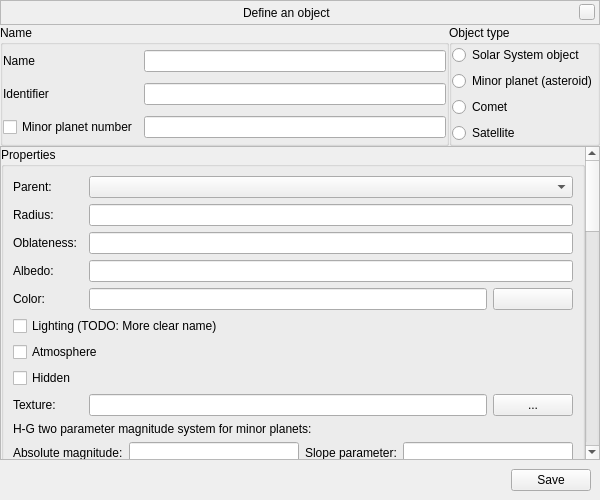
<?xml version="1.0" encoding="UTF-8"?>
<ui version="4.0">
 <class>manualImportWindow</class>
 <widget class="QWidget" name="manualImportWindow">
  <property name="geometry">
   <rect>
    <x>0</x>
    <y>0</y>
    <width>600</width>
    <height>500</height>
   </rect>
  </property>
  <layout class="QGridLayout" name="gridLayoutWindow">
   <property name="margin">
    <number>0</number>
   </property>
   <property name="spacing">
    <number>0</number>
   </property>
   <item row="0" column="0" colspan="2">
    <widget class="BarFrame" name="LocationBar">
     <property name="sizePolicy">
      <sizepolicy hsizetype="Expanding" vsizetype="Minimum">
       <horstretch>0</horstretch>
       <verstretch>0</verstretch>
      </sizepolicy>
     </property>
     <property name="minimumSize">
      <size>
       <width>0</width>
       <height>25</height>
      </size>
     </property>
     <property name="maximumSize">
      <size>
       <width>16777215</width>
       <height>30</height>
      </size>
     </property>
     <property name="focusPolicy">
      <enum>Qt::NoFocus</enum>
     </property>
     <property name="autoFillBackground">
      <bool>false</bool>
     </property>
     <property name="frameShape">
      <enum>QFrame::StyledPanel</enum>
     </property>
     <layout class="QHBoxLayout" name="_2">
      <property name="spacing">
       <number>6</number>
      </property>
      <property name="leftMargin">
       <number>0</number>
      </property>
      <property name="topMargin">
       <number>0</number>
      </property>
      <property name="rightMargin">
       <number>4</number>
      </property>
      <property name="bottomMargin">
       <number>0</number>
      </property>
      <item>
       <spacer name="leftSpacer">
        <property name="orientation">
         <enum>Qt::Horizontal</enum>
        </property>
        <property name="sizeHint" stdset="0">
         <size>
          <width>40</width>
          <height>20</height>
         </size>
        </property>
       </spacer>
      </item>
      <item>
       <widget class="QLabel" name="stelWindowTitle">
        <property name="text">
         <string notr="true" extracomment="The title of the window will be set during runtime">Define an object</string>
        </property>
       </widget>
      </item>
      <item>
       <spacer name="rightSpacer">
        <property name="orientation">
         <enum>Qt::Horizontal</enum>
        </property>
        <property name="sizeHint" stdset="0">
         <size>
          <width>40</width>
          <height>20</height>
         </size>
        </property>
       </spacer>
      </item>
      <item>
       <widget class="QPushButton" name="closeStelWindow">
        <property name="minimumSize">
         <size>
          <width>16</width>
          <height>16</height>
         </size>
        </property>
        <property name="maximumSize">
         <size>
          <width>16</width>
          <height>16</height>
         </size>
        </property>
        <property name="focusPolicy">
         <enum>Qt::NoFocus</enum>
        </property>
        <property name="text">
         <string/>
        </property>
       </widget>
      </item>
     </layout>
    </widget>
   </item>
   <item row="1" column="1">
    <widget class="QGroupBox" name="groupBoxObjectType">
     <property name="title">
      <string>Object type</string>
     </property>
     <property name="alignment">
      <set>Qt::AlignLeading|Qt::AlignLeft|Qt::AlignTop</set>
     </property>
     <layout class="QVBoxLayout" name="verticalLayoutObjectType">
      <property name="margin">
       <number>0</number>
      </property>
      <item>
       <widget class="QRadioButton" name="radioButtonSolarSystemObject">
        <property name="text">
         <string>Solar System object</string>
        </property>
       </widget>
      </item>
      <item>
       <widget class="QRadioButton" name="radioButtonMinorPlanet">
        <property name="text">
         <string>Minor planet (asteroid)</string>
        </property>
       </widget>
      </item>
      <item>
       <widget class="QRadioButton" name="radioButtonComet">
        <property name="text">
         <string>Comet</string>
        </property>
       </widget>
      </item>
      <item>
       <widget class="QRadioButton" name="radioButtonSatellite">
        <property name="text">
         <string>Satellite</string>
        </property>
       </widget>
      </item>
     </layout>
    </widget>
   </item>
   <item row="1" column="0">
    <widget class="QGroupBox" name="groupBoxName">
     <property name="title">
      <string>Name</string>
     </property>
     <property name="alignment">
      <set>Qt::AlignLeading|Qt::AlignLeft|Qt::AlignTop</set>
     </property>
     <layout class="QGridLayout" name="gridLayoutName">
      <property name="margin">
       <number>0</number>
      </property>
      <item row="0" column="0">
       <widget class="QLabel" name="labelName">
        <property name="text">
         <string>Name</string>
        </property>
       </widget>
      </item>
      <item row="0" column="1">
       <widget class="QLineEdit" name="lineEditName"/>
      </item>
      <item row="1" column="0">
       <widget class="QLabel" name="labelIdentifier">
        <property name="text">
         <string>Identifier</string>
        </property>
       </widget>
      </item>
      <item row="1" column="1">
       <widget class="QLineEdit" name="lineEditIdentifier"/>
      </item>
      <item row="2" column="0">
       <widget class="QCheckBox" name="checkBoxMinorPlanetNumber">
        <property name="text">
         <string>Minor planet number</string>
        </property>
       </widget>
      </item>
      <item row="2" column="1">
       <widget class="QLineEdit" name="lineEditMinorPlanetNumber"/>
      </item>
     </layout>
    </widget>
   </item>
   <item row="2" column="0" colspan="2">
    <widget class="QScrollArea" name="scrollArea">
     <property name="widgetResizable">
      <bool>true</bool>
     </property>
     <property name="alignment">
      <set>Qt::AlignLeading|Qt::AlignLeft|Qt::AlignTop</set>
     </property>
     <widget class="QWidget" name="scrollAreaWidgetContents">
      <property name="geometry">
       <rect>
        <x>0</x>
        <y>0</y>
        <width>582</width>
        <height>1436</height>
       </rect>
      </property>
      <layout class="QVBoxLayout" name="verticalLayoutScroll">
       <property name="margin">
        <number>0</number>
       </property>
       <item>
        <widget class="QGroupBox" name="groupBoxProperties">
         <property name="title">
          <string>Properties</string>
         </property>
         <layout class="QGridLayout" name="gridLayout_4">
          <item row="0" column="0">
           <widget class="QLabel" name="labelParent">
            <property name="text">
             <string>Parent:</string>
            </property>
           </widget>
          </item>
          <item row="0" column="2" colspan="2">
           <widget class="QComboBox" name="comboBoxParent"/>
          </item>
          <item row="1" column="0">
           <widget class="QLabel" name="labelRadius">
            <property name="text">
             <string>Radius:</string>
            </property>
           </widget>
          </item>
          <item row="1" column="2" colspan="2">
           <widget class="QLineEdit" name="lineEditRadius"/>
          </item>
          <item row="2" column="0">
           <widget class="QLabel" name="labelOblateness">
            <property name="text">
             <string>Oblateness:</string>
            </property>
           </widget>
          </item>
          <item row="2" column="2" colspan="2">
           <widget class="QLineEdit" name="lineEditOblateness"/>
          </item>
          <item row="3" column="0">
           <widget class="QLabel" name="labelAlbedo">
            <property name="text">
             <string>Albedo:</string>
            </property>
           </widget>
          </item>
          <item row="3" column="2" colspan="2">
           <widget class="QLineEdit" name="lineEditAlbedo"/>
          </item>
          <item row="4" column="0">
           <widget class="QLabel" name="labelColor">
            <property name="text">
             <string>Color:</string>
            </property>
           </widget>
          </item>
          <item row="4" column="3">
           <widget class="QPushButton" name="pushButtonSelectColor"/>
          </item>
          <item row="5" column="0" colspan="4">
           <widget class="QCheckBox" name="checkBoxLighting">
            <property name="text">
             <string>Lighting (TODO: More clear name)</string>
            </property>
           </widget>
          </item>
          <item row="6" column="0" colspan="4">
           <widget class="QCheckBox" name="checkBoxAtmosphere">
            <property name="text">
             <string>Atmosphere</string>
            </property>
           </widget>
          </item>
          <item row="7" column="0" colspan="4">
           <widget class="QCheckBox" name="checkBoxHidden">
            <property name="text">
             <string>Hidden</string>
            </property>
           </widget>
          </item>
          <item row="8" column="0">
           <widget class="QLabel" name="labelTexture">
            <property name="text">
             <string>Texture:</string>
            </property>
           </widget>
          </item>
          <item row="8" column="2">
           <widget class="QLineEdit" name="lineEditTexture">
            <property name="readOnly">
             <bool>true</bool>
            </property>
           </widget>
          </item>
          <item row="8" column="3">
           <widget class="QPushButton" name="pushButtonSelectTexture">
            <property name="text">
             <string>...</string>
            </property>
           </widget>
          </item>
          <item row="9" column="0" colspan="4">
           <widget class="QFrame" name="frameMagnitude">
            <layout class="QGridLayout" name="gridLayoutMagnitude">
             <property name="margin">
              <number>0</number>
             </property>
             <item row="1" column="0">
              <widget class="QLabel" name="labelAbsoluteMagnitude">
               <property name="text">
                <string>Absolute magnitude:</string>
               </property>
              </widget>
             </item>
             <item row="1" column="1">
              <widget class="QLineEdit" name="lineEditAbsoluteMagnitude"/>
             </item>
             <item row="1" column="2">
              <widget class="QLabel" name="labelSlopeParameter">
               <property name="text">
                <string>Slope parameter:</string>
               </property>
              </widget>
             </item>
             <item row="1" column="3">
              <widget class="QLineEdit" name="lineEditSlopeParameter"/>
             </item>
             <item row="2" column="0" colspan="4">
              <widget class="QPushButton" name="pushButtonCalculateRadius">
               <property name="text">
                <string>Calculate the object's radius from the absolute magnitude and the current albedo</string>
               </property>
              </widget>
             </item>
             <item row="0" column="0" colspan="4">
              <widget class="QLabel" name="labelMagnitudeSystem">
               <property name="text">
                <string>H-G two parameter magnitude system for minor planets:</string>
               </property>
              </widget>
             </item>
            </layout>
           </widget>
          </item>
          <item row="4" column="2">
           <widget class="QLineEdit" name="lineEditColor"/>
          </item>
         </layout>
        </widget>
       </item>
       <item>
        <widget class="QGroupBox" name="groupBoxOrbitalElements">
         <property name="title">
          <string>Orbital elements</string>
         </property>
         <layout class="QGridLayout" name="gridLayoutOrbitalElements">
          <property name="margin">
           <number>0</number>
          </property>
          <item row="0" column="0" colspan="2">
           <widget class="QLabel" name="labelOrbitType">
            <property name="text">
             <string>Orbital function type:</string>
            </property>
           </widget>
          </item>
          <item row="1" column="0" colspan="2">
           <widget class="QRadioButton" name="radioButtonCometaryOrbit">
            <property name="text">
             <string>Cometary orbit</string>
            </property>
           </widget>
          </item>
          <item row="2" column="0" colspan="2">
           <widget class="QRadioButton" name="radioButtonEllipticOrbit">
            <property name="text">
             <string>Elliptic orbit</string>
            </property>
           </widget>
          </item>
          <item row="4" column="0">
           <widget class="QLabel" name="labelEccentricity">
            <property name="text">
             <string>Eccentricity (%1):</string>
            </property>
           </widget>
          </item>
          <item row="4" column="1">
           <widget class="QLineEdit" name="lineEditEccentricity">
            <property name="text">
             <string>0</string>
            </property>
           </widget>
          </item>
          <item row="5" column="0">
           <widget class="QLabel" name="labelInclination">
            <property name="text">
             <string>Inclination (degrees):</string>
            </property>
           </widget>
          </item>
          <item row="5" column="1">
           <widget class="QLineEdit" name="lineEditInclination"/>
          </item>
          <item row="6" column="0">
           <widget class="QLabel" name="labelLongitudeOfTheAscendingNode">
            <property name="text">
             <string>Longitude of the ascending node %1:</string>
            </property>
           </widget>
          </item>
          <item row="6" column="1">
           <widget class="QLineEdit" name="lineEditLongitudeOfTheAscendingNode"/>
          </item>
          <item row="7" column="0" colspan="2">
           <widget class="QFrame" name="framePeriapsis">
            <layout class="QGridLayout" name="gridLayoutPeriapsis">
             <property name="margin">
              <number>0</number>
             </property>
             <item row="0" column="0">
              <widget class="QRadioButton" name="radioButtonArgumentOfPeriapsis">
               <property name="text">
                <string>Argument of the periapsis %1:</string>
               </property>
              </widget>
             </item>
             <item row="0" column="1">
              <widget class="QLineEdit" name="lineEditArgumentOfPeriapsis"/>
             </item>
             <item row="1" column="0">
              <widget class="QRadioButton" name="radioButtonLongitudeOfPeriapsis">
               <property name="text">
                <string>Longitude of the periapsis %1:</string>
               </property>
              </widget>
             </item>
             <item row="1" column="1">
              <widget class="QLineEdit" name="lineEditLongitudeOfPeriapsis"/>
             </item>
            </layout>
           </widget>
          </item>
          <item row="8" column="0" colspan="2">
           <widget class="QFrame" name="frameSemiMajorAxis">
            <layout class="QGridLayout" name="gridLayoutSemiMajorAxis">
             <property name="margin">
              <number>0</number>
             </property>
             <item row="0" column="1">
              <widget class="QLineEdit" name="lineEditSemiMajorAxis"/>
             </item>
             <item row="1" column="1">
              <widget class="QLineEdit" name="lineEditPeriapsisDistance"/>
             </item>
             <item row="0" column="0">
              <widget class="QRadioButton" name="radioButtonSemiMajorAxis">
               <property name="text">
                <string>Semi-major axis %1:</string>
               </property>
              </widget>
             </item>
             <item row="1" column="0">
              <widget class="QRadioButton" name="radioButtonPeriapsisDistance">
               <property name="text">
                <string>Periapsis distance %1:</string>
               </property>
              </widget>
             </item>
            </layout>
           </widget>
          </item>
          <item row="9" column="0" colspan="2">
           <widget class="QFrame" name="framePeriod">
            <layout class="QGridLayout" name="gridLayoutPeriod">
             <property name="margin">
              <number>0</number>
             </property>
             <item row="0" column="0">
              <widget class="QCheckBox" name="checkBoxPeriod">
               <property name="text">
                <string>Period:</string>
               </property>
              </widget>
             </item>
             <item row="0" column="1">
              <widget class="QLineEdit" name="lineEditPeriod"/>
             </item>
             <item row="1" column="0">
              <widget class="QCheckBox" name="checkBoxMeanMotion">
               <property name="text">
                <string>Mean motion:</string>
               </property>
              </widget>
             </item>
             <item row="1" column="1">
              <widget class="QLineEdit" name="lineEditMeanMotion"/>
             </item>
            </layout>
           </widget>
          </item>
          <item row="10" column="0" colspan="2">
           <widget class="QFrame" name="frameEpoch">
            <layout class="QGridLayout" name="gridLayoutEpoch">
             <property name="margin">
              <number>0</number>
             </property>
             <item row="0" column="1">
              <widget class="QLineEdit" name="lineEditEpoch"/>
             </item>
             <item row="1" column="1" colspan="2">
              <widget class="QLineEdit" name="lineEditTimeOfPeriapsis"/>
             </item>
             <item row="0" column="0">
              <widget class="QRadioButton" name="radioButtonEpoch">
               <property name="text">
                <string>Epoch:</string>
               </property>
              </widget>
             </item>
             <item row="1" column="0">
              <widget class="QRadioButton" name="radioButtonTimeOfPeriapsis">
               <property name="text">
                <string>Time of periapsis passage:</string>
               </property>
              </widget>
             </item>
             <item row="0" column="2">
              <widget class="QPushButton" name="pushButtonEpochJ2000">
               <property name="text">
                <string>J2000.0</string>
               </property>
              </widget>
             </item>
            </layout>
           </widget>
          </item>
          <item row="11" column="0" colspan="2">
           <widget class="QFrame" name="frameMeanAnomaly">
            <layout class="QGridLayout" name="gridLayout_2">
             <property name="margin">
              <number>0</number>
             </property>
             <item row="1" column="1">
              <widget class="QLineEdit" name="lineEditMeanAnomaly"/>
             </item>
             <item row="2" column="1">
              <widget class="QLineEdit" name="lineEditMeanLongitude"/>
             </item>
             <item row="1" column="0">
              <widget class="QRadioButton" name="radioButtonMeanAnomaly">
               <property name="text">
                <string>Mean anomaly:</string>
               </property>
              </widget>
             </item>
             <item row="2" column="0">
              <widget class="QRadioButton" name="radioButtonMeanLongitude">
               <property name="text">
                <string>Mean longitude:</string>
               </property>
              </widget>
             </item>
            </layout>
           </widget>
          </item>
          <item row="3" column="0">
           <widget class="QRadioButton" name="radioButtonOrbitFunction">
            <property name="text">
             <string>Object-specific:</string>
            </property>
           </widget>
          </item>
          <item row="3" column="1">
           <widget class="QComboBox" name="comboBoxOrbitFunction"/>
          </item>
          <item row="12" column="0">
           <widget class="QCheckBox" name="checkBoxOrbitVisualizationPeriod">
            <property name="text">
             <string>Orbit visualization period:</string>
            </property>
           </widget>
          </item>
          <item row="12" column="1">
           <widget class="QLineEdit" name="lineEditOrbitVisualizationPeriod"/>
          </item>
         </layout>
        </widget>
       </item>
       <item>
        <widget class="QGroupBox" name="groupBoxRotationalElements">
         <property name="title">
          <string>Rotational elements</string>
         </property>
         <layout class="QGridLayout" name="gridLayout">
          <item row="0" column="0">
           <widget class="QCheckBox" name="checkBoxObliquity">
            <property name="text">
             <string>Obliquity:</string>
            </property>
           </widget>
          </item>
          <item row="0" column="1" colspan="3">
           <widget class="QLineEdit" name="lineEditObliquity"/>
          </item>
          <item row="2" column="0">
           <widget class="QCheckBox" name="checkBoxNorthPoleRA">
            <property name="text">
             <string>North pole right ascension:</string>
            </property>
           </widget>
          </item>
          <item row="2" column="1" colspan="3">
           <widget class="QLineEdit" name="lineEditNorthPoleRA"/>
          </item>
          <item row="3" column="0">
           <widget class="QCheckBox" name="checkBoxNorthPoleDec">
            <property name="text">
             <string>North pole declination:</string>
            </property>
           </widget>
          </item>
          <item row="3" column="1" colspan="3">
           <widget class="QLineEdit" name="lineEditNorthPoleDec"/>
          </item>
          <item row="4" column="0">
           <widget class="QCheckBox" name="checkBoxRotationalPeriod">
            <property name="text">
             <string>Period (hours):</string>
            </property>
           </widget>
          </item>
          <item row="4" column="1" colspan="3">
           <widget class="QLineEdit" name="lineEditRotationalPeriod"/>
          </item>
          <item row="5" column="0">
           <widget class="QCheckBox" name="checkBoxPrecessionRate">
            <property name="text">
             <string>Precession rate:</string>
            </property>
           </widget>
          </item>
          <item row="5" column="1" colspan="3">
           <widget class="QLineEdit" name="lineEditPrecessionRate"/>
          </item>
          <item row="6" column="0">
           <widget class="QCheckBox" name="checkBoxRotationalEpoch">
            <property name="text">
             <string>Epoch:</string>
            </property>
           </widget>
          </item>
          <item row="6" column="1">
           <widget class="QLineEdit" name="lineEditRotationalEpoch"/>
          </item>
          <item row="7" column="0">
           <widget class="QCheckBox" name="checkBoxOffset">
            <property name="text">
             <string>Offset:</string>
            </property>
           </widget>
          </item>
          <item row="7" column="1" colspan="3">
           <widget class="QLineEdit" name="lineEditOffset"/>
          </item>
          <item row="1" column="0" colspan="3">
           <widget class="QCheckBox" name="checkBoxEquatorAscendingNode">
            <property name="text">
             <string>Longitude of the ascending node of the ecliptic on the equator:</string>
            </property>
           </widget>
          </item>
          <item row="6" column="3">
           <widget class="QPushButton" name="pushButtonRotationalEpochJ2000">
            <property name="text">
             <string>J2000.0</string>
            </property>
           </widget>
          </item>
          <item row="1" column="3">
           <widget class="QLineEdit" name="lineEditEquatorAscendingNode"/>
          </item>
         </layout>
        </widget>
       </item>
       <item>
        <widget class="QGroupBox" name="groupBoxRings">
         <property name="title">
          <string>Rings</string>
         </property>
         <property name="checkable">
          <bool>true</bool>
         </property>
         <property name="checked">
          <bool>false</bool>
         </property>
         <layout class="QGridLayout" name="gridLayout_3">
          <item row="0" column="0">
           <widget class="QLabel" name="labelInnerSize">
            <property name="text">
             <string>Inner size:</string>
            </property>
           </widget>
          </item>
          <item row="1" column="0">
           <widget class="QLabel" name="labelOuterSize">
            <property name="text">
             <string>Outer size:</string>
            </property>
           </widget>
          </item>
          <item row="2" column="0">
           <widget class="QLabel" name="labelRingTexture">
            <property name="text">
             <string>Texture:</string>
            </property>
           </widget>
          </item>
          <item row="2" column="1">
           <widget class="QLineEdit" name="lineEditRingTexture">
            <property name="readOnly">
             <bool>true</bool>
            </property>
           </widget>
          </item>
          <item row="2" column="2">
           <widget class="QPushButton" name="pushButtonSelectRingTexture">
            <property name="text">
             <string>...</string>
            </property>
           </widget>
          </item>
          <item row="0" column="1" colspan="2">
           <widget class="QLineEdit" name="lineEditRingInnerSize"/>
          </item>
          <item row="1" column="1" colspan="2">
           <widget class="QLineEdit" name="lineEditRingOuterSize"/>
          </item>
         </layout>
        </widget>
       </item>
      </layout>
     </widget>
    </widget>
   </item>
   <item row="3" column="0" colspan="2">
    <widget class="QFrame" name="frameButton">
     <layout class="QHBoxLayout" name="horizontalLayoutButton">
      <item>
       <widget class="QLabel" name="labelErrorMessage">
        <property name="sizePolicy">
         <sizepolicy hsizetype="Expanding" vsizetype="Preferred">
          <horstretch>0</horstretch>
          <verstretch>0</verstretch>
         </sizepolicy>
        </property>
        <property name="text">
         <string/>
        </property>
       </widget>
      </item>
      <item>
       <widget class="QPushButton" name="pushButtonSave">
        <property name="text">
         <string>Save</string>
        </property>
       </widget>
      </item>
     </layout>
    </widget>
   </item>
  </layout>
 </widget>
 <customwidgets>
  <customwidget>
   <class>BarFrame</class>
   <extends>QFrame</extends>
   <header>Dialog.hpp</header>
   <container>1</container>
  </customwidget>
 </customwidgets>
 <tabstops>
  <tabstop>lineEditName</tabstop>
  <tabstop>lineEditIdentifier</tabstop>
  <tabstop>checkBoxMinorPlanetNumber</tabstop>
  <tabstop>lineEditMinorPlanetNumber</tabstop>
  <tabstop>radioButtonSolarSystemObject</tabstop>
  <tabstop>radioButtonMinorPlanet</tabstop>
  <tabstop>radioButtonComet</tabstop>
  <tabstop>radioButtonSatellite</tabstop>
  <tabstop>scrollArea</tabstop>
  <tabstop>comboBoxParent</tabstop>
  <tabstop>lineEditRadius</tabstop>
  <tabstop>lineEditOblateness</tabstop>
  <tabstop>lineEditAlbedo</tabstop>
  <tabstop>lineEditColor</tabstop>
  <tabstop>pushButtonSelectColor</tabstop>
  <tabstop>checkBoxLighting</tabstop>
  <tabstop>checkBoxAtmosphere</tabstop>
  <tabstop>checkBoxHidden</tabstop>
  <tabstop>lineEditTexture</tabstop>
  <tabstop>pushButtonSelectTexture</tabstop>
  <tabstop>lineEditAbsoluteMagnitude</tabstop>
  <tabstop>lineEditSlopeParameter</tabstop>
  <tabstop>pushButtonCalculateRadius</tabstop>
  <tabstop>radioButtonCometaryOrbit</tabstop>
  <tabstop>radioButtonEllipticOrbit</tabstop>
  <tabstop>radioButtonOrbitFunction</tabstop>
  <tabstop>comboBoxOrbitFunction</tabstop>
  <tabstop>lineEditEccentricity</tabstop>
  <tabstop>lineEditInclination</tabstop>
  <tabstop>lineEditLongitudeOfTheAscendingNode</tabstop>
  <tabstop>radioButtonArgumentOfPeriapsis</tabstop>
  <tabstop>lineEditArgumentOfPeriapsis</tabstop>
  <tabstop>radioButtonLongitudeOfPeriapsis</tabstop>
  <tabstop>lineEditLongitudeOfPeriapsis</tabstop>
  <tabstop>radioButtonSemiMajorAxis</tabstop>
  <tabstop>lineEditSemiMajorAxis</tabstop>
  <tabstop>radioButtonPeriapsisDistance</tabstop>
  <tabstop>lineEditPeriapsisDistance</tabstop>
  <tabstop>checkBoxPeriod</tabstop>
  <tabstop>lineEditPeriod</tabstop>
  <tabstop>checkBoxMeanMotion</tabstop>
  <tabstop>lineEditMeanMotion</tabstop>
  <tabstop>radioButtonEpoch</tabstop>
  <tabstop>lineEditEpoch</tabstop>
  <tabstop>pushButtonEpochJ2000</tabstop>
  <tabstop>radioButtonTimeOfPeriapsis</tabstop>
  <tabstop>lineEditTimeOfPeriapsis</tabstop>
  <tabstop>radioButtonMeanAnomaly</tabstop>
  <tabstop>lineEditMeanAnomaly</tabstop>
  <tabstop>radioButtonMeanLongitude</tabstop>
  <tabstop>lineEditMeanLongitude</tabstop>
  <tabstop>checkBoxOrbitVisualizationPeriod</tabstop>
  <tabstop>lineEditOrbitVisualizationPeriod</tabstop>
  <tabstop>checkBoxObliquity</tabstop>
  <tabstop>lineEditObliquity</tabstop>
  <tabstop>checkBoxEquatorAscendingNode</tabstop>
  <tabstop>lineEditEquatorAscendingNode</tabstop>
  <tabstop>checkBoxNorthPoleRA</tabstop>
  <tabstop>lineEditNorthPoleRA</tabstop>
  <tabstop>checkBoxNorthPoleDec</tabstop>
  <tabstop>lineEditNorthPoleDec</tabstop>
  <tabstop>checkBoxRotationalPeriod</tabstop>
  <tabstop>lineEditRotationalPeriod</tabstop>
  <tabstop>checkBoxPrecessionRate</tabstop>
  <tabstop>lineEditPrecessionRate</tabstop>
  <tabstop>checkBoxRotationalEpoch</tabstop>
  <tabstop>lineEditRotationalEpoch</tabstop>
  <tabstop>pushButtonRotationalEpochJ2000</tabstop>
  <tabstop>checkBoxOffset</tabstop>
  <tabstop>lineEditOffset</tabstop>
  <tabstop>groupBoxRings</tabstop>
  <tabstop>lineEditRingInnerSize</tabstop>
  <tabstop>lineEditRingOuterSize</tabstop>
  <tabstop>lineEditRingTexture</tabstop>
  <tabstop>pushButtonSelectRingTexture</tabstop>
  <tabstop>pushButtonSave</tabstop>
 </tabstops>
 <resources/>
 <connections/>
</ui>
